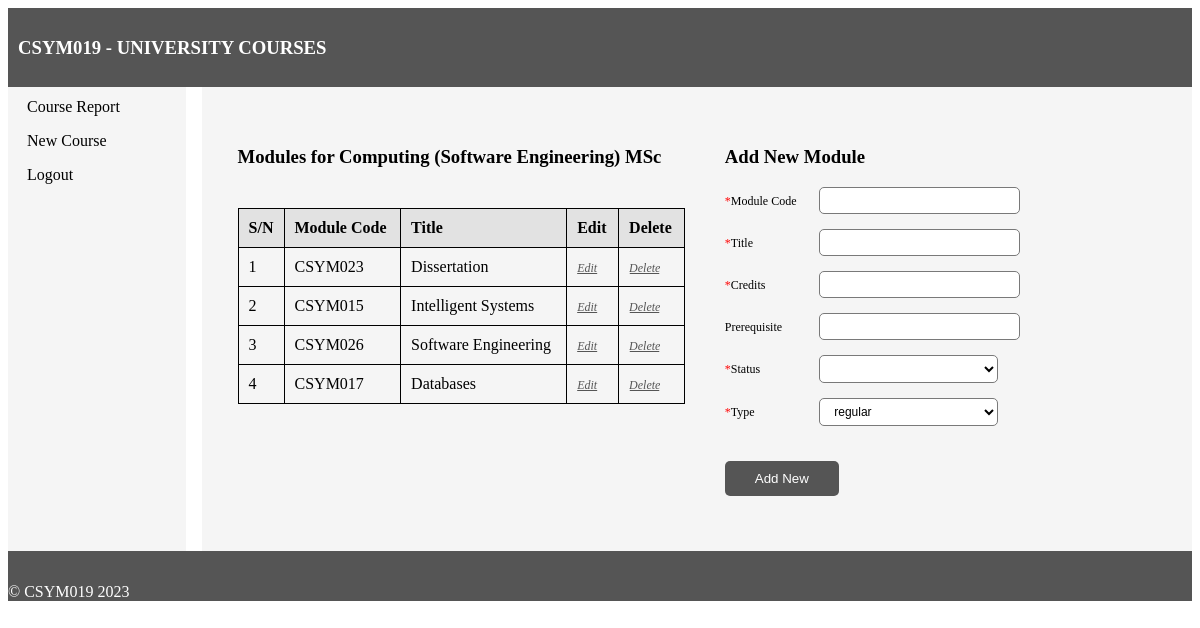
Page /modules.php?id=63 (signed in) on the committed database.
### tables this page shows
CREATE TABLE `courses` (
  `id` int NOT NULL AUTO_INCREMENT,
  `updated_at` timestamp NOT NULL DEFAULT CURRENT_TIMESTAMP,
  `created_at` timestamp NOT NULL DEFAULT CURRENT_TIMESTAMP,
  `level` varchar(255) NOT NULL,
  `ucas_regular` varchar(4) DEFAULT NULL,
  `ucas_foundation` varchar(4) DEFAULT NULL,
  `duration_fulltime` int NOT NULL,
  `duration_parttime` varchar(10) DEFAULT NULL,
  `duration_foundation` int DEFAULT NULL,
  `duration_placement` tinyint(1) DEFAULT NULL,
  `start_dates` json NOT NULL,
  `location` varchar(255) DEFAULT NULL,
  `icon_url` varchar(255) DEFAULT NULL,
  `course_name` varchar(255) NOT NULL,
  `subject` varchar(255) NOT NULL,
  `link_url` varchar(255) DEFAULT NULL,
  `summary` text,
  `highlights` json DEFAULT NULL,
  `req_summary` json DEFAULT NULL,
  `req_foundation` json DEFAULT NULL,
  `english_req` text,
  `fees_year` varchar(20) NOT NULL,
  `fees_uk_fulltime` int NOT NULL,
  `fees_uk_parttime` int DEFAULT NULL,
  `fees_uk_foundation` int DEFAULT NULL,
  `fees_intl_fulltime` int NOT NULL,
  `fees_intl_parttime` int DEFAULT NULL,
  `fees_intl_foundation` int DEFAULT NULL,
  `fees_withplacement` int DEFAULT NULL,
  `fees_extras` json DEFAULT NULL,
  `faqs` json DEFAULT NULL,
  `related_courses` json DEFAULT NULL,
  PRIMARY KEY (`id`)
);

CREATE TABLE `modules` (
  `module_code` varchar(10) NOT NULL,
  `stage` varchar(10) DEFAULT NULL,
  `title` varchar(255) NOT NULL,
  `credits` int NOT NULL,
  `status` varchar(255) NOT NULL,
  `type` varchar(255) DEFAULT NULL,
  `prereq` varchar(10) DEFAULT NULL,
  `course_id` int NOT NULL,
  KEY `course_id` (`course_id`),
  CONSTRAINT `modules_ibfk_2` FOREIGN KEY (`course_id`) REFERENCES `courses` (`id`) ON DELETE CASCADE ON UPDATE RESTRICT
);

### src/modules.php (the view, shortened to what this page needs)
<?php
if ($_SESSION["authenticated"] !== true) {
    header("Location: index.php");
    exit();
} else {
    require_once('config_db.php');
    if (!isset($_GET['id'])) {
        header("Location: courselist.php");
        exit();
    } else {
        $course_id = $_GET['id'];
        $stmt = $pdo->prepare('SELECT * FROM courses WHERE id = :id');
        $values = [
            'id' => $course_id
        ];
        $stmt->execute($values);
        $currentCourse = $stmt->fetch(PDO::FETCH_ASSOC);
        $selectedStatus = '';
        $selectedType = '';
        $isEdit = false;
        $statusOptions = ['Compulsory', 'Designated'];
        $typeOptions = ['regular', 'dissertation', 'placement'];
        if ($currentCourse) {
            $stmt = $pdo->prepare('SELECT * FROM modules WHERE course_id = :id');
            $values = [
                'id' => $course_id
            ];
            $stmt->execute($values);
            $results = $stmt->fetchAll(PDO::FETCH_ASSOC);
            if (isset($_GET['edit'])) {
                $isEdit = true;
                $selectedModuleCode = $_GET['edit'];
                $stmt = $pdo->prepare('SELECT * FROM modules WHERE module_code = :code');
                $stmt->bindParam(':code', $selectedModuleCode);
                $stmt->execute();
                $currentModule = $stmt->fetch(PDO::FETCH_ASSOC);
                if ($currentModule) {
                    $selectedType = $currentModule['type'];
                    $selectedStage = $currentModule['stage'];
                    $selectedStatus = $currentModule['status'];
                    prepopulateModuleFields($currentModule);
                } else {
                    header("Location: modules.php?id=" . $course_id);
                    exit();
                }
            } else {
                $selectedType = $typeOptions[0];
            }
        } else {
            header("Location: courselist.php");
            exit();
        }
    }
}
?>
<!DOCTYPE html>
<html>
<head>
    <link rel="stylesheet" href="./layout.css">
</head>
<body>
    <main>
        <div class="section-group">
            <div class="cols">
                <h3>
                    Modules for
                    <?php echo $currentCourse['course_name'] ?>
                </h3>
                <?php if ($results): ?>
                    <table id="courses">
                        <thead>
                            <tr>
                                <th>S/N</th>
                                <th>Module Code</th>
                                <th>Title</th>
                                <th>Edit</th>
                                <th>Delete</th>
                            </tr>
                        </thead>
                        <tbody id='table-contents'>
                            <?php foreach ($results as $index => $row) {
                                echo '
                                    <tr>
                                        <td>' . ($index + 1) . '</td>
                                        <td>' . $row['module_code'] . '</td>
                                        <td>' . $row['title'] . '</td>
                                        <form action="" method="POST">
                                        <td>
                                        <a class="linkaction" href="modules.php?id=' . $course_id . '&edit=' . $row['module_code'] . '">Edit</a>
                                        </td>
                                        <td>
                                        <input class="linkaction" type="hidden" name="moduleToDelete" value="' . $row['module_code'] . '">
                                        <input class="linkaction" type="submit" name="delete" value="Delete" />
                                        </td>
                                        </form>
                                    </tr>
                                ';
                            }
                            ?>
                        </tbody>
                    </table>
                <?php else: ?>
                    <p class='error'> No rows available</p>
                <?php endif; ?>
            </div>
            <div class="cols">
                <h3>
                    <?php echo $isEdit === true ? 'Update Module' : 'Add New Module'; ?>
                </h3>
                <form id="moduleform" action="" method="POST">
                    <div class="form-input-wrapper">
                        <label for="code"><span class="required">*</span>Module Code</label>
                        <input type="text" name="code"
                            value="<?php echo isset($_POST['code']) ? $_POST['code'] : ''; ?>" />
                    </div>
                    <div class="form-input-wrapper">
                        <label for="title"><span class="required">*</span>Title</label>
                        <input type="text" name="title"
                            value="<?php echo isset($_POST['title']) ? $_POST['title'] : ''; ?>" />
                    </div>
                    <div class="form-input-wrapper">
                        <label for="credits"><span class="required">*</span>Credits</label>
                        <input type="number" name="credits" min="0"
                            value="<?php echo isset($_POST['credits']) ? $_POST['credits'] : ''; ?>" />
                    </div>
                    <div class="form-input-wrapper">
                        <label for="prereq">Prerequisite</label>
                        <input type="text" name="prereq"
                            value="<?php echo isset($_POST['prereq']) ? $_POST['prereq'] : ''; ?>" />
                    </div>
                    <div class="form-input-wrapper">
                        <label for="status"><span class="required">*</span>Status</label>
                        <select name="status">
                            <option></option>
                            <?php
                            foreach ($statusOptions as $status) {
                                $isSelected = ($status === $selectedStatus) ? "selected" : "";
                                echo "<option value='$status' $isSelected>$status</option>";
                            }
                            ?>
                        </select>
                    </div>
                    <?php if ($currentCourse['level'] === "Postgraduate"): ?>
                        <div class="form-input-wrapper">
                            <label for="type"><span class="required">*</span>Type</label>
                            <select name="type">
                                <?php
                                foreach ($typeOptions as $type) {
                                    $isSelected = ($type === $selectedType) ? "selected" : "";
                                    echo "<option value='$type' $isSelected>$type</option>";
                                }
                                ?>
                            </select>
                        </div>
                    <?php endif; ?>
                    <div class="form-input-wrapper">
                        <button type="submit" name="submit">
                            <?php echo $isEdit === true ? 'Update' : 'Add New'; ?>
                        </button>
                    </div>
                </form>
            </div>
        </div>
    </main>
    <footer>&copy; CSYM019 2023</footer>
</body>
</html>

### src/layout.css (style rules this page uses)
body { display: grid; grid-template-columns: 15% 85%; grid-template-rows: auto; grid-template-areas: "header header" "nav main" "footer footer"; }
header { background-color: #555; color: white; padding: 10px; grid-area: header; }
nav { background-color: whitesmoke; color: black; grid-area: nav; }
nav>ul { list-style-type: none; margin: 0; padding: 0; border-right: 2%; border-color: whitesmoke; border-style: solid; background-color: whitesmoke; }
nav>ul li a { display: block; color: #000; padding: 8px 16px; text-decoration: none; }
main { background-color: whitesmoke; color: black; margin-left: 1em; padding-left: 1em; grid-area: main; }
footer { padding-top: 2em; background-color: #555; color: white; grid-area: footer; }
button, input[type="submit"] { width: auto; padding: 10px 30px; margin-top: 20px; background-color: #555; color: #fff; border: none; border-radius: 5px; cursor: pointer; }
table { border-collapse: collapse; border-spacing: 0; width: 100%; margin: 20px auto; }
#courses { margin-top: 40px; }
thead { background-color: rgb(226, 226, 226); }
tbody { background-color: transparent; }
th, td { padding: 10px; text-align: left; border: 1px solid black; }
th:first-child { width: 20px; }
.linkaction { font-style: italic; color: #555; }
select { background-color: #ffffff; border: 1px solid rgb(121, 121, 121); border-radius: 5px; padding: 5px 10px; cursor: pointer; font-size: 12px; }
.form-input-wrapper { display: flex; align-items: baseline; margin-bottom: 15px; }
.form-input-wrapper label { font-size: 12px; margin-right: 5px; width: 10%; }
.form-input-wrapper input, .form-input-wrapper textarea { background-color: #ffffff; border: 1px solid rgb(121, 121, 121); border-radius: 5px; padding: 5px 10px; }
.form-input-wrapper select, .form-input-wrapper input { width: 20%; }
.required { color: red; }
.section-group { display: flex; justify-content: space-between; margin: 40px 20px; }
.cols { flex-basis: 50%; }
.section-group .cols:first-child { margin-right: 40px; }
#moduleform { display: flex; flex-direction: column; align-items: flex-start; }
#moduleform .form-input-wrapper { width: 100%; display: flex; align-items: baseline; }
#moduleform label { flex-basis: 20%; }
#moduleform input, #moduleform select { flex-basis: 40%; }
.section-group input[type="submit"] { cursor: pointer; text-decoration: underline; background-color: transparent; color: #555; padding: 0; margin: 0; font-family: serif; }
.section-group .linkaction { font-size: 12px; }

### rows in the picture
courses: course_name "Computing (Software Engineering) MSc"
modules: module_code "CSYM023", title "Dissertation"
modules: module_code "CSYM015", title "Intelligent Systems"
modules: module_code "CSYM026", title "Software Engineering"
modules: module_code "CSYM017", title "Databases"

### other values in the picture
form field type "regular"
